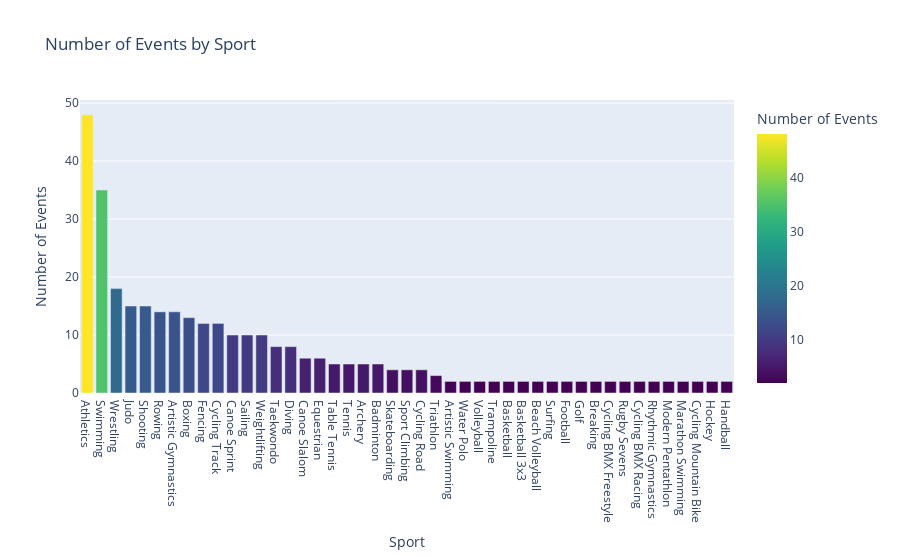

The code cell stored with this chart in its notebook:
### Code cell
fig = px.bar(events_by_sport,
             x='Sport', y='Number of Events',
             title='Number of Events by Sport',
             color='Number of Events',
             color_continuous_scale='Viridis')  

fig.update_layout(xaxis_title='Sport', yaxis_title='Number of Events')
fig.show()

### Figure 1 — Plotly figure (JSON) as saved in the notebook; plotly's stock layout.template omitted (floating-point values rounded to 4 significant figures)
{"data": [{"alignmentgroup": "True", "hovertemplate": "Sport=%{x}<br>Number of Events=%{marker.color}<extra></extra>", "legendgroup": "", "marker": {"color": [48, 35, 18, 15, 15, 14, 14, 13, 12, 12, 10, 10, 10, 8, 8, 6, 6, 5, 5, 5, 5, 4, 4, 4, 3, 2, 2, 2, 2, 2, 2, 2, 2, 2, 2, 2, 2, 2, 2, 2, 2, 2, 2, 2, 2], "coloraxis": "coloraxis", "pattern": {"shape": ""}}, "name": "", "offsetgroup": "", "orientation": "v", "showlegend": false, "textposition": "auto", "type": "bar", "x": ["Athletics", "Swimming", "Wrestling", "Judo", "Shooting", "Rowing", "Artistic Gymnastics", "Boxing", "Fencing", "Cycling Track ", "Canoe Sprint", "Sailing", "Weightlifting", "Taekwondo", "Diving", "Canoe Slalom", "Equestrian", "Table Tennis", "Tennis", "Archery", "Badminton", "Skateboarding", "Sport Climbing", "Cycling Road", "Triathlon", "Artistic Swimming", "Water Polo", "Volleyball", "Trampoline", "Basketball", "Basketball 3x3", "Beach Volleyball", "Surfing", "Football", "Golf", "Breaking", "Cycling BMX Freestyle", "Rugby Sevens", "Cycling BMX Racing", "Rhythmic Gymnastics", "Modern Pentathlon", "Marathon Swimming", "Cycling Mountain Bike", "Hockey", "Handball"], "xaxis": "x", "y": [48, 35, 18, 15, 15, 14, 14, 13, 12, 12, 10, 10, 10, 8, 8, 6, 6, 5, 5, 5, 5, 4, 4, 4, 3, 2, 2, 2, 2, 2, 2, 2, 2, 2, 2, 2, 2, 2, 2, 2, 2, 2, 2, 2, 2], "yaxis": "y"}], "layout": {"autosize": true, "barmode": "relative", "coloraxis": {"colorbar": {"title": {"text": "Number of Events"}}, "colorscale": [[0, "#440154"], [0.1111, "#482878"], [0.2222, "#3e4989"], [0.3333, "#31688e"], [0.4444, "#26828e"], [0.5556, "#1f9e89"], [0.6667, "#35b779"], [0.7778, "#6ece58"], [0.8889, "#b5de2b"], [1, "#fde725"]]}, "legend": {"tracegroupgap": 0}, "title": {"text": "Number of Events by Sport"}, "xaxis": {"anchor": "y", "autorange": true, "domain": [0, 1], "range": [-0.5, 44.5], "title": {"text": "Sport"}, "type": "category"}, "yaxis": {"anchor": "x", "autorange": true, "domain": [0, 1], "range": [0, 50.53], "title": {"text": "Number of Events"}, "type": "linear"}}}
